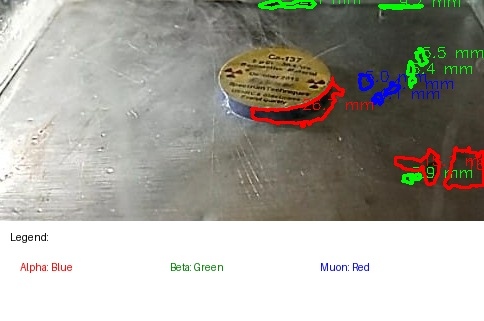
#> input picture cloud_chamber_project/radiation_tracks_annotated.jpg, 484 x 321 px
$ python track_length_determine.py
#> lines starting #> are read from the running program, lines starting #| are printed output that depends on the picture; after the words box and inside, x2 and y2 are one past the last pixel; in counts of white or black regions, pixels touching at a corner belong together
import cv2
import numpy as np
from tkinter import Tk, filedialog
from PIL import Image, ImageDraw, ImageFont
import os

def add_legend(image):
    legend_height = 100
    legend_width = image.shape[1]  # match image width

    # Create a white canvas for the legend
    legend_img = Image.new("RGB", (legend_width, legend_height), "white")
    draw = ImageDraw.Draw(legend_img)

    # Use custom font if available
    font_path = "times.ttf"
    if os.path.exists(font_path):
        font = ImageFont.truetype(font_path, 18)
    else:
        font = ImageFont.load_default()

    draw.text((10, 10), "Legend:", font=font, fill="black")
    draw.text((20, 40), "Alpha: Blue", font=font, fill="blue")
    draw.text((170, 40), "Beta: Green", font=font, fill="green")
    draw.text((320, 40), "Muon: Red", font=font, fill="red")

    legend_array = np.array(legend_img)
    return np.vstack((image, legend_array))

def calculate_length_in_mm(pixel_length, pixel_per_mm=10):
    return pixel_length / pixel_per_mm

def classify_track(length_mm):
    if length_mm < 5:
        return "alpha", (255, 0, 0)  # Blue
    elif length_mm < 15:
        return "beta", (0, 255, 0)  # Green
    else:
        return "muon", (0, 0, 255)  # Red

def main():
    # Open file dialog to select image
    root = Tk()
    root.withdraw()
    file_path = filedialog.askopenfilename(title="Select Image File", filetypes=[("Image files", "*.jpg *.png *.jpeg *.bmp")])
#> the answer given: radiation_tracks_annotated.jpg

    if not file_path:
        print("No file selected.")
        return

    image = cv2.imread(file_path)
#> image is the input picture: shape (321, 484, 3); mean B, G, R 158.3, 166.7, 168.8
    if image is None:
        print("Failed to load the image.")
        return

    gray = cv2.cvtColor(image, cv2.COLOR_BGR2GRAY)
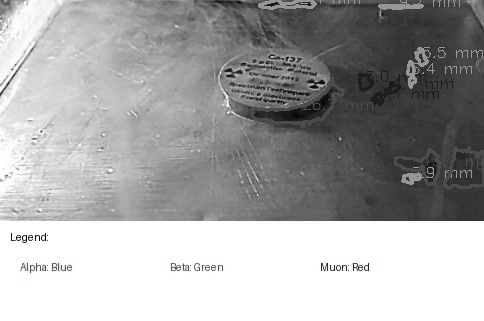
#> gray: shape (321, 484); min 3, max 255, mean 166.4
    blur = cv2.GaussianBlur(gray, (5, 5), 0)
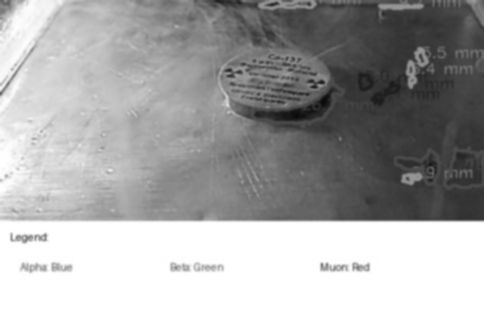
#> blur: shape (321, 484); min 10, max 255, mean 166.4
    _, binary = cv2.threshold(blur, 50, 255, cv2.THRESH_BINARY_INV)
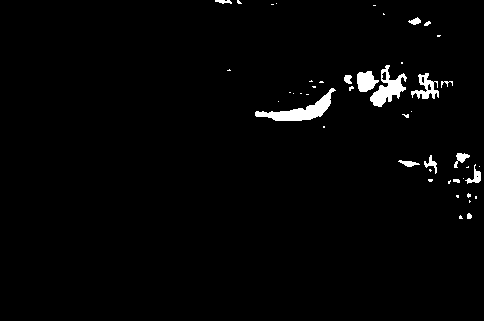
#> binary: shape (321, 484); 1.9% white; 46 white regions (31 under 20 px)

    contours, _ = cv2.findContours(binary, cv2.RETR_EXTERNAL, cv2.CHAIN_APPROX_SIMPLE)
#> contours = 46 contours, 35 with area under 20; largest, box (x1, y1, x2, y2) and area: (255, 88, 336, 121) 758, (370, 65, 407, 107) 590, (357, 71, 379, 92) 288, (411, 73, 439, 99) 274, (465, 164, 481, 184) 88

    output = image.copy()
    for cnt in contours:
        if cv2.contourArea(cnt) > 50:
            length = cv2.arcLength(cnt, True)
            length_mm = calculate_length_in_mm(length)

            track_type, color = classify_track(length_mm)
            cv2.drawContours(output, [cnt], -1, color, 2)

            # Label each track with its length in mm
            M = cv2.moments(cnt)
            if M["m00"] != 0:
                cx = int(M["m10"] / M["m00"])
                cy = int(M["m01"] / M["m00"])
                label = f"{length_mm:.1f} mm"
                cv2.putText(output, label, (cx, cy), cv2.FONT_HERSHEY_SIMPLEX, 0.5, color, 1)
#> this loop made 46 passes
#> (length, length_mm, track_type, color, cx, cy, label) on passes 14, 15, 16, 17, 26, 33, 34, 36: (66.04, 6.6, 'beta', (0, 255, 0), 475, 176, '6.6 mm'), (46.97, 4.7, 'alpha', (255, 0, 0), 408, 163, '4.7 mm'), (62.04, 6.2, 'beta', (0, 255, 0), 430, 163, '6.2 mm'), (58.28, 5.83, 'beta', (0, 255, 0), 460, 157, '5.8 mm'), (204.9, 20.49, 'muon', (0, 0, 255), 300, 110, '20.5 mm'), (170.5, 17.05, 'muon', (0, 0, 255), 425, 87, '17.0 mm'), (72.87, 7.29, 'beta', (0, 255, 0), 365, 81, '7.3 mm'), (196.5, 19.65, 'muon', (0, 0, 255), 387, 88, '19.7 mm')
#> cnt on passes 3, 4, 10, 12, 13, 18: [[469, 200], [469, 202], [470, 201]], [[475, 196], [475, 198], [476, 198], [476, 196]], [[463, 178]], [[479, 166]], [[468, 166], [467, 167], [466, 167], [468, 167]], [[323, 126], [323, 127], [324, 127], [324, 126]]
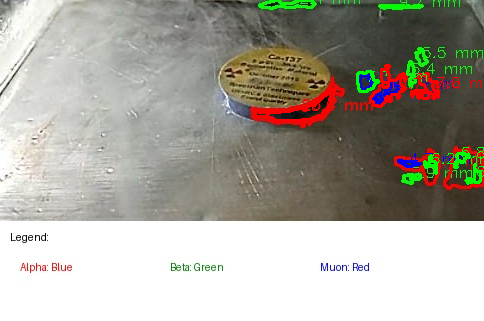
#> output: shape (321, 484, 3); 1.97% of pixels changed, all inside (x1, y1, x2, y2) = (254, 64, 484, 185)

    # Add legend
    final_output = add_legend(output)
#> in add_legend, `legend_img = Image.new("RGB", (legend_width, legend_height), "white")`: legend_img: PIL image 484x100 RGB; every value is 255
#> in add_legend, `legend_array = np.array(legend_img)`:
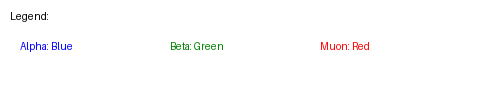
#> legend_array: shape (100, 484, 3); mean R, G, B 253.2, 252.9, 253.3
#> in add_legend, `return np.vstack((image, legend_array))`:
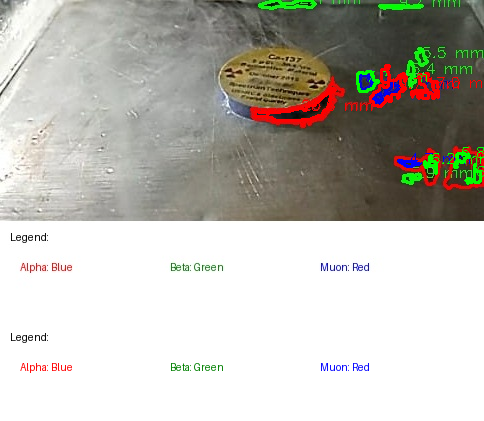
#> returned value: shape (421, 484, 3); mean of channels 0, 1, 2 180.3, 187.7, 190.2; drawn as B, G, R

    # Save output
    output_filename = "radiation_tracks_annotated.jpg"
    cv2.imwrite(output_filename, final_output)
    print(f"✅ Saved: {output_filename}")

if __name__ == "__main__":
    main()
